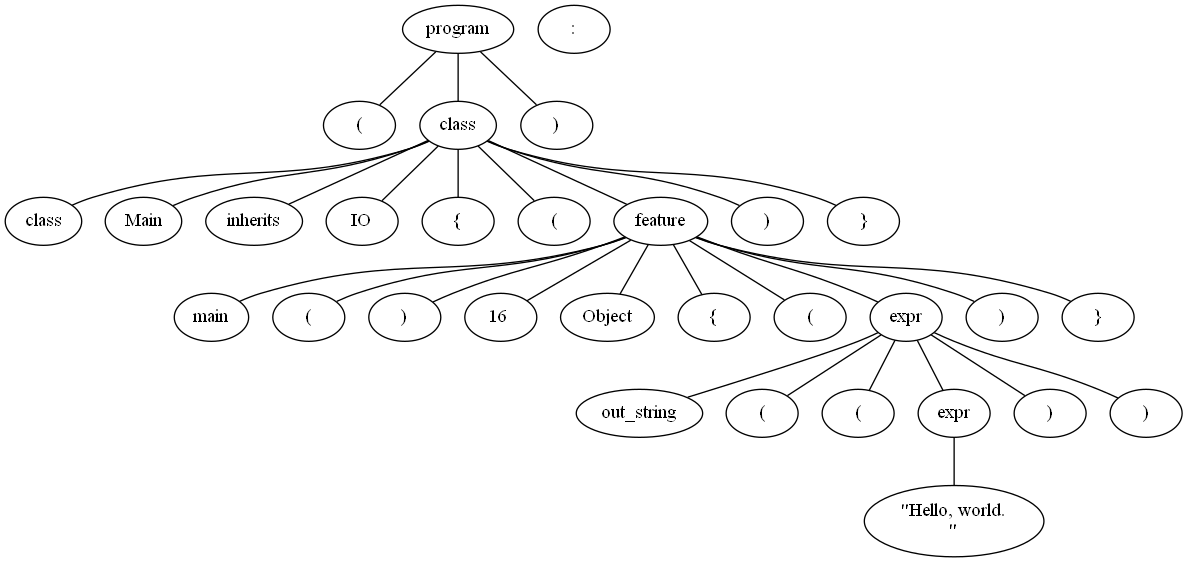

This chart was generated by the following Python code:
from graphviz import Digraph, Graph


def stringTreeToList(tree_string):
    new_word = ''
    words = []
    string_flag = False

    for i in tree_string:
        if string_flag==False:
            if i =='(':
                words.append(i)
                new_word = ''
            elif i == ' ':
                if new_word != '' and new_word!=' ':
                    words.append(new_word)
                new_word=''
            elif i == ')':
                if new_word != '' and new_word!=' ':
                    words.append(new_word)
                new_word=''
                words.append(i)
            elif i == '"':
                string_flag=True
                new_word=i
            else:
                new_word+=i
        else:
            if i == '"':
                string_flag=False
                new_word+=i
                words.append(new_word)
                new_word=''
            else: 
                new_word+=i
    return words


class Node:
    def __init__(self, name, children=None):
        self.name = name
        self.children = children or []
        self.number = 0
    
    def addChild(self, child_node):
        self.children.append(child_node)
        
                    
    def Traverse(self):
        print(" ")
        stack = [self]
        while stack:
            lookat = stack.pop()

            if lookat.children:
                names = [i.name for i in lookat.children]
                print(lookat.name, names)

                for i in lookat.children:
                    if i.children:
                        
                        stack.append(i)
    
    def showGraph(self):
        stack = [self]
        count = 0
        dot = Graph()
        
        dot.node(name=str(self.number)+' '+self.name, label=self.name)
        while stack:
            lookat = stack.pop()
            if lookat.children:
                for i in lookat.children:
                    count+=1
                    i.number = count
                    nombre_i = str(i.number)+' '+i.name
                    dot.node(name=nombre_i, label=i.name)
                    dot.edge((str(lookat.number)+' '+lookat.name), nombre_i)
                    stack.append(i)
        dot.render('tree', format='png')
